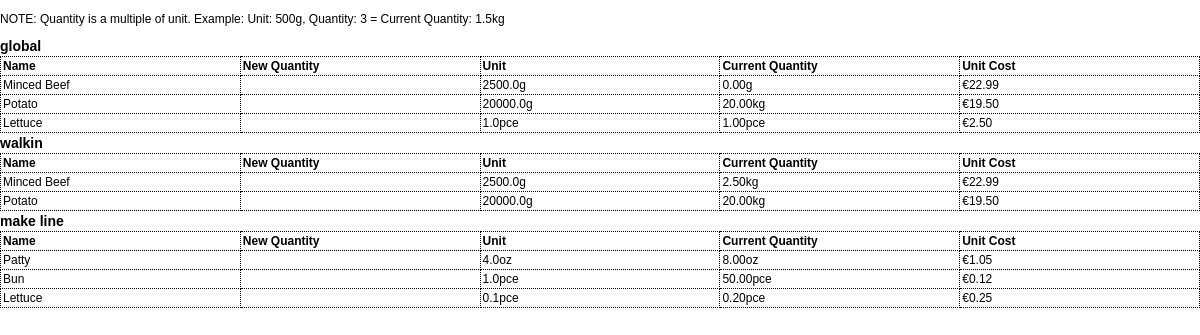
/inventory/print/, run on an earlier commit of the app's database.
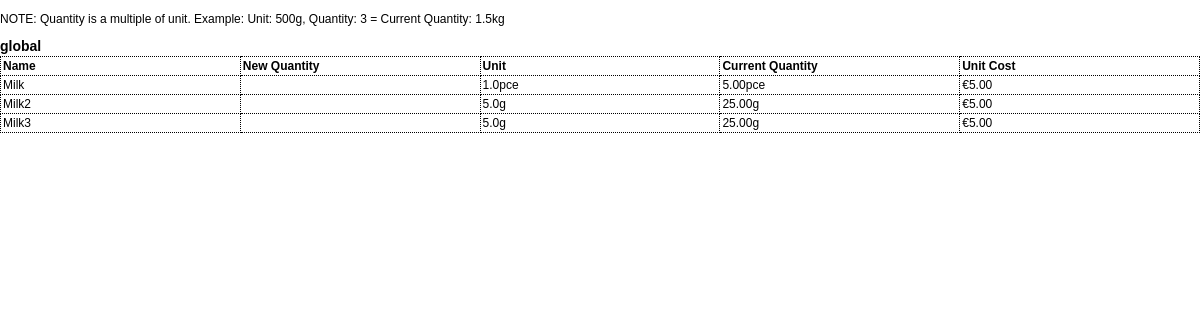
And on a later commit of the database.
### inventory/models.py (models this page shows, shortened)
class Category(models.Model):
    name = models.CharField(max_length=100, unique=True, default="global")
    slug = models.SlugField(max_length=100, unique=True, blank=True)
    order = models.PositiveIntegerField(default=1)
    is_prepped = models.BooleanField(default=False, help_text="Is this category for prepped ingredients?")
    parent_category = models.ForeignKey(
        'self', on_delete=models.SET_NULL, null=True, blank=True,
        related_name="child_categories", help_text="Parent category for prepped ingredients."
    )
    class Meta:
        ordering = ['order']

class Ingredient(models.Model):
    UNIT_TYPES = [
        ('g', 'gram'),
        ('ml', 'milliliter'),
        ('pce', 'piece'),
        ('cm', 'centimeter'),
        ('oz', 'ounce'),
        ('fl_oz', 'fluid ounce'),
        ('in', 'inch'),
    ]
    name = models.CharField(max_length=255)
    slug = models.SlugField(max_length=255, unique=True, blank=True)
    quantity = models.FloatField()  # Quantity in stock
    threshold = models.FloatField(default=0)  # Minimum threshold for inventory
    category = models.ForeignKey('Category', on_delete=models.CASCADE)
    unit_type = models.CharField(max_length=10, choices=UNIT_TYPES)
    unit_multiplier = models.FloatField()  # Multiplier for unit type
    unit_cost = models.FloatField()  # Cost per unit
    estimated_usage = models.FloatField(null=True, blank=True)  # Optional, estimated usage per day
    total_cost = models.DecimalField(max_digits=12, decimal_places=6, editable=False)
    history = HistoricalRecords()
    order = models.PositiveIntegerField(default=1)
    change_source = models.CharField(max_length=50, blank=True, null=True)
    allergens = models.ManyToManyField(Allergen, related_name="ingredients", blank=True)
    class Meta:
        ordering = ['order']
        unique_together = ('name', 'category')
    @property
    def converted_quantity(self):
        return self._convert_unit(self.quantity)
    def _convert_unit(self, value):
        metric_conversion_factors = {
            'g': Decimal('1000'),       # 1000 grams = 1 kg
            'ml': Decimal('1000'),      # 1000 milliliters = 1 liter
            'cm': Decimal('100'),       # 100 cm = 1 m
        }
        imperial_conversion_factors = {
            'oz': Decimal('16'),        # 16 ounces = 1 pound
            'fl_oz': Decimal('128'),    # 128 fluid ounces = 1 gallon
            'in': Decimal('12'),        # 12 inches = 1 foot
        }
        if self.unit_type in metric_conversion_factors:
            conversion_factor = metric_conversion_factors[self.unit_type]
            higher_unit = {'g': 'kg', 'ml': 'L', 'cm': 'm'}.get(self.unit_type, self.unit_type)
        elif self.unit_type in imperial_conversion_factors:
            conversion_factor = imperial_conversion_factors[self.unit_type]
            higher_unit = {'oz': 'lb', 'fl_oz': 'gal', 'in': 'ft'}.get(self.unit_type, self.unit_type)
        else:
            conversion_factor = Decimal('1')
            higher_unit = self.unit_type
        base_qty = Decimal(value) * Decimal(self.unit_multiplier)
        if base_qty < conversion_factor:
            return f"{base_qty.quantize(Decimal('.01'), rounding=ROUND_HALF_UP)}{self.unit_type}"
        converted_qty = base_qty / conversion_factor
        return f"{converted_qty.quantize(Decimal('.01'), rounding=ROUND_HALF_UP)}{higher_unit}"

### settings/models.py (models this page shows, shortened)
class Settings(models.Model):
    currency_type = models.CharField(
        max_length=3,
        choices=[
            ('USD', '$'),
            ('EUR', '€'),
            ('GBP', '£'),
        ],
        default='EUR'
    )
    theme = models.CharField(
        max_length=10,
        choices=[
            ('light', 'Light Theme'),
            ('dark', 'Dark Theme'),
        ],
        default='light'
    )

### inventory/views.py (the view)
# urls.py: path('print/', views.print_inventory, name='print_inventory'),
def print_inventory(request):
    categories = Category.objects.prefetch_related(
        models.Prefetch('ingredient_set', queryset=Ingredient.objects.order_by('order'))
    )
    context = {'categories': categories}
    return render(request, 'inventory/print_inventory.html', context)

### inventory/templates/inventory/print_inventory.html (shortened to what this page needs)
<!DOCTYPE html>
<html lang="en">
<head>
</head>
<body>
    <p>NOTE: Quantity is a multiple of unit. Example: Unit: 500g, Quantity: 3 = Current Quantity: 1.5kg</p>
    {% load humanize %}
    {% for category in categories %}
    <h2>{{ category.name }}</h2>
    <table>
        <thead>
            <tr>
                <th>Name</th>
                <th>New Quantity</th>
                <th>Unit</th>
                <th>Current Quantity</th>
                <th>Unit Cost</th>
            </tr>
        </thead>
        <tbody>
            {% for ingredient in category.ingredient_set.all %}
            <tr>
                <td>{{ ingredient.name|title }}</td>
                <td></td>
                <td>{{ ingredient.unit_multiplier }}{{ ingredient.unit_type }}</td>
                <td>{{ ingredient.converted_quantity }}</td>
                <td>{{ settings.get_currency_type_display }}{{ ingredient.unit_cost|floatformat:2|intcomma }}</td>
            </tr>
            {% endfor %}
        </tbody>
    </table>
    {% endfor %}
</body>
</html>

What changed in the data, as far as the page shows it:
removed Ingredient: name "Minced Beef", unit_multiplier "2500.0", unit_type "g", converted_quantity "0.00g", {{ settings.get_currency_type_display }} "€", unit_cost "22.99", shown under "global"
removed Ingredient: name "Potato", unit_multiplier "20000.0", unit_type "g", converted_quantity "20.00kg", {{ settings.get_currency_type_display }} "€", unit_cost "19.50", shown under "global"
removed Ingredient: name "Lettuce", unit_multiplier "1.0", unit_type "pce", converted_quantity "1.00pce", {{ settings.get_currency_type_display }} "€", unit_cost "2.50", shown under "global"
removed Category: name "walkin"
removed Ingredient: name "Minced Beef", unit_multiplier "2500.0", unit_type "g", converted_quantity "2.50kg", {{ settings.get_currency_type_display }} "€", unit_cost "22.99", shown under "walkin"
removed Ingredient: name "Potato", unit_multiplier "20000.0", unit_type "g", converted_quantity "20.00kg", {{ settings.get_currency_type_display }} "€", unit_cost "19.50", shown under "walkin"
removed Category: name "make line"
removed Ingredient: name "Patty", unit_multiplier "4.0", unit_type "oz", converted_quantity "8.00oz", {{ settings.get_currency_type_display }} "€", unit_cost "1.05", shown under "make line"
removed Ingredient: name "Bun", unit_multiplier "1.0", unit_type "pce", converted_quantity "50.00pce", {{ settings.get_currency_type_display }} "€", unit_cost "0.12", shown under "make line"
removed Ingredient: name "Lettuce", unit_multiplier "0.1", unit_type "pce", converted_quantity "0.20pce", {{ settings.get_currency_type_display }} "€", unit_cost "0.25", shown under "make line"
added Ingredient: name "Milk", unit_multiplier "1.0", unit_type "pce", converted_quantity "5.00pce", {{ settings.get_currency_type_display }} "€", unit_cost "5.00", shown under "global"
added Ingredient: name "Milk2", unit_multiplier "5.0", unit_type "g", converted_quantity "25.00g", {{ settings.get_currency_type_display }} "€", unit_cost "5.00", shown under "global"
added Ingredient: name "Milk3", unit_multiplier "5.0", unit_type "g", converted_quantity "25.00g", {{ settings.get_currency_type_display }} "€", unit_cost "5.00", shown under "global"
